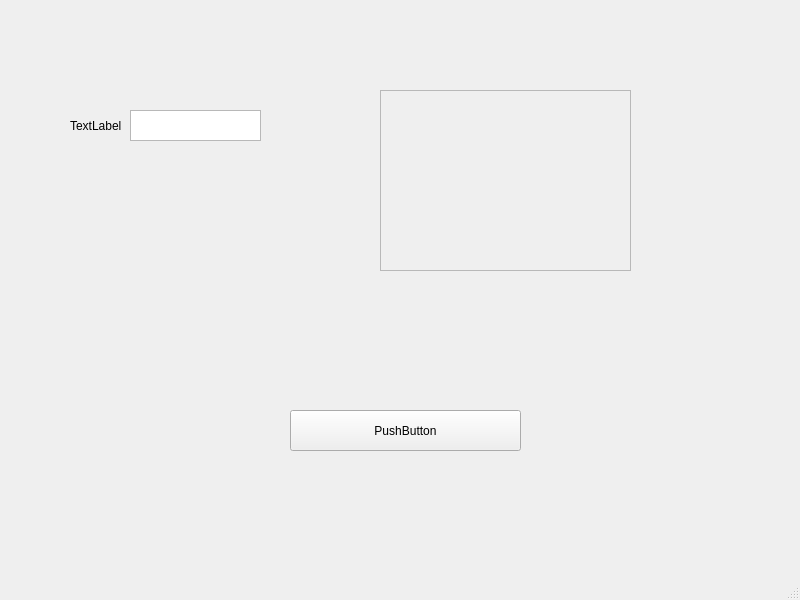
<?xml version="1.0" encoding="UTF-8"?>
<ui version="4.0">
 <class>MainWindow</class>
 <widget class="QMainWindow" name="MainWindow">
  <property name="geometry">
   <rect>
    <x>0</x>
    <y>0</y>
    <width>800</width>
    <height>600</height>
   </rect>
  </property>
  <property name="windowTitle">
   <string>MainWindow</string>
  </property>
  <property name="autoFillBackground">
   <bool>false</bool>
  </property>
  <widget class="QWidget" name="centralwidget">
   <widget class="QPushButton" name="pushButton">
    <property name="geometry">
     <rect>
      <x>290</x>
      <y>410</y>
      <width>231</width>
      <height>41</height>
     </rect>
    </property>
    <property name="text">
     <string>PushButton</string>
    </property>
   </widget>
   <widget class="QFrame" name="frame">
    <property name="geometry">
     <rect>
      <x>380</x>
      <y>90</y>
      <width>251</width>
      <height>181</height>
     </rect>
    </property>
    <property name="frameShape">
     <enum>QFrame::StyledPanel</enum>
    </property>
    <property name="frameShadow">
     <enum>QFrame::Raised</enum>
    </property>
   </widget>
   <widget class="QLabel" name="label">
    <property name="geometry">
     <rect>
      <x>70</x>
      <y>110</y>
      <width>71</width>
      <height>31</height>
     </rect>
    </property>
    <property name="text">
     <string>TextLabel</string>
    </property>
   </widget>
   <widget class="QTextBrowser" name="textBrowser">
    <property name="geometry">
     <rect>
      <x>130</x>
      <y>110</y>
      <width>131</width>
      <height>31</height>
     </rect>
    </property>
   </widget>
  </widget>
  <widget class="QMenuBar" name="menubar">
   <property name="geometry">
    <rect>
     <x>0</x>
     <y>0</y>
     <width>800</width>
     <height>21</height>
    </rect>
   </property>
  </widget>
  <widget class="QStatusBar" name="statusbar"/>
 </widget>
 <resources/>
 <connections/>
</ui>
